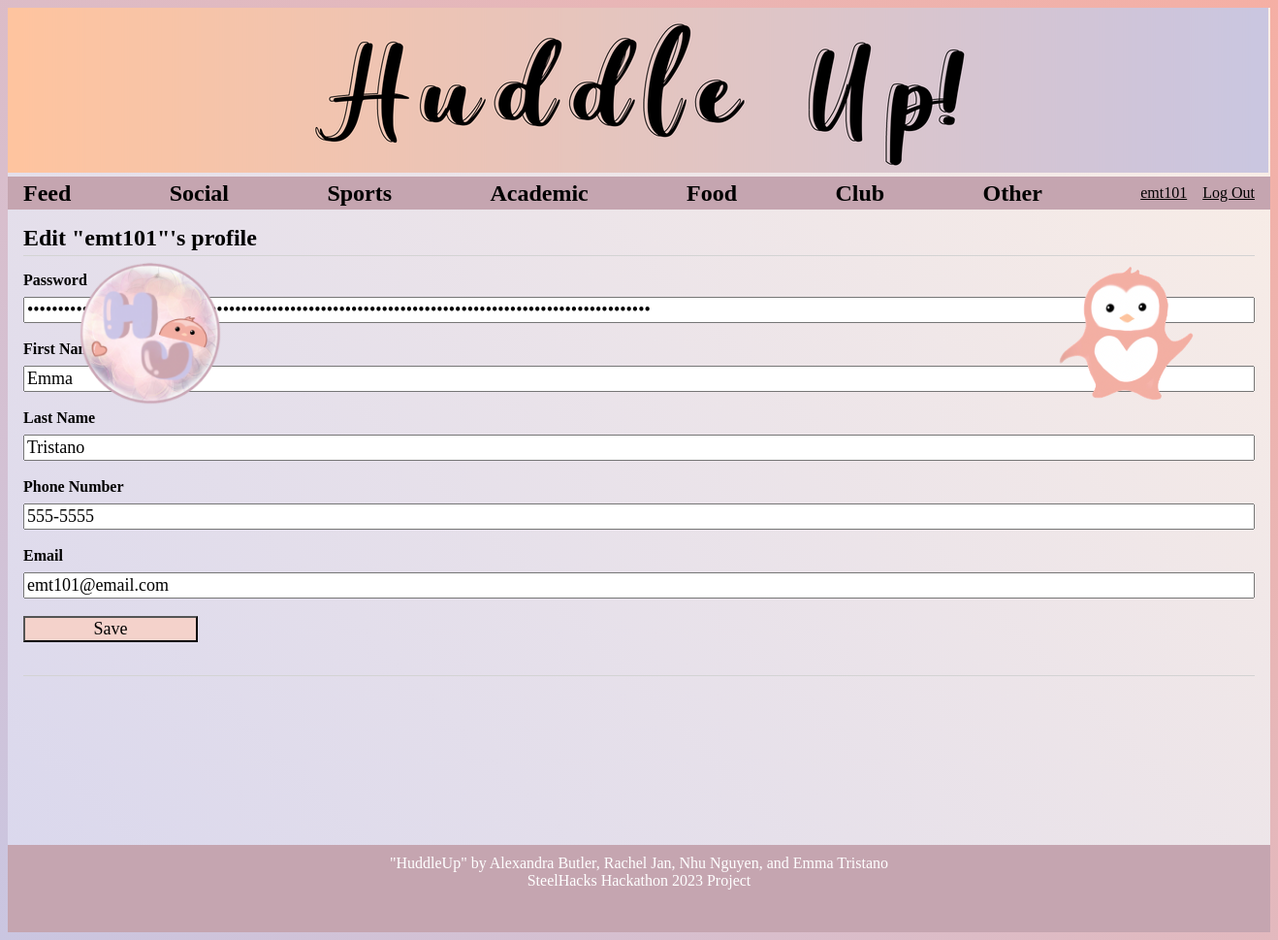
Before: /3/p_update (signed in) with the older database file.
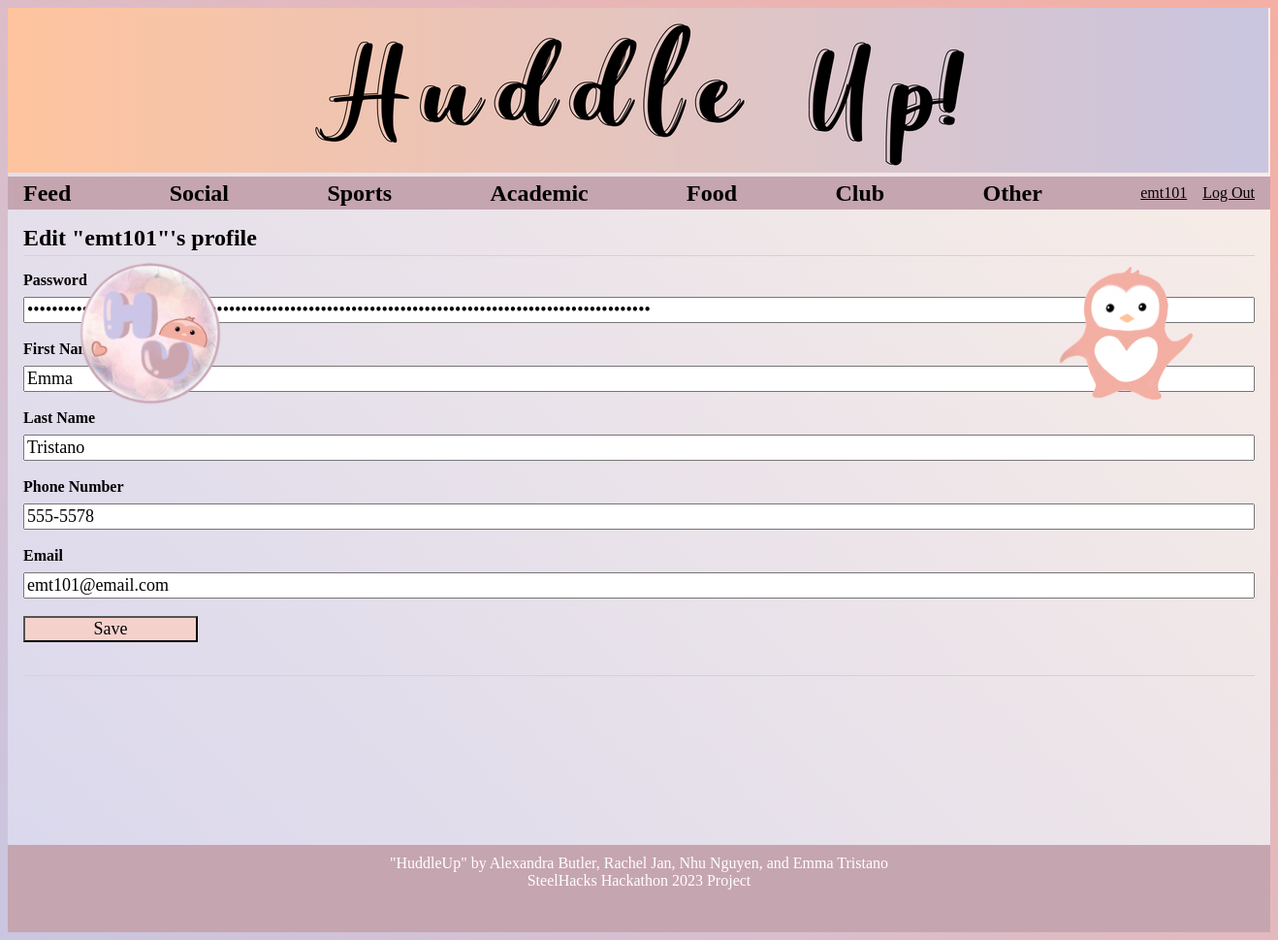
After: the same page with the newer database file.
### tables this page shows
CREATE TABLE user (
  id INTEGER PRIMARY KEY AUTOINCREMENT,
  username TEXT UNIQUE NOT NULL,
  password TEXT NOT NULL,
  first_name TEXT NOT NULL,
  last_name TEXT NOT NULL,
  phone_num TEXT NOT NULL,
  email TEXT NOT NULL
);

### flaskr/blog.py (the view, shortened to what this page needs)
@bp.route('/<int:id>/p_update', methods=('GET', 'POST'))
@login_required
def p_update(id, check_author=True):
    user = get_user(id)
    if check_author and user['id'] != g.user['id']:
        abort(403)
    return render_template('blog/p_update.html', user=user)

### flaskr/auth.py (called while the page is built)
@bp.before_app_request
def load_logged_in_user():
    user_id = session.get('user_id')
    if user_id is None:
        g.user = None
    else:
        g.user = get_db().execute(
            'SELECT * FROM user WHERE id = ?', (user_id,)
        ).fetchone()

def login_required(view):
    @functools.wraps(view)
    def wrapped_view(**kwargs):
        if g.user is None:
            return redirect(url_for('auth.login'))
        return view(**kwargs)
    return wrapped_view

### flaskr/blog.py (called while the page is built)
def get_user(id):
    user = get_db().execute(
        'SELECT u.id, username, password, first_name, last_name, phone_num, email'
        ' FROM user u'
        ' WHERE u.id = ?',
        (id,)
    ).fetchone()
    if user is None:
        return 'none'
    return user

### flaskr/db.py (called while the page is built)
def get_db():
    if 'db' not in g:
        g.db = sqlite3.connect(
            current_app.config['DATABASE'],
            detect_types=sqlite3.PARSE_DECLTYPES
        )
        g.db.row_factory = sqlite3.Row
    return g.db

### flaskr/templates/blog/p_update.html
{% extends 'base.html' %}
{% block header %}
<h1>{% block title %}Edit "{{ user['username'] }}"'s profile{% endblock %}</h1>
{% endblock %}
{% block content %}
<form method="post">
    <label for="password">Password</label>
    <input type="password" name="password" id="password" value="{{ request.form['password'] or user['password'] }}"
        required>
    <label for="first_name">First Name</label>
    <input name="first_name" id="first_name" value="{{ request.form['first_name'] or user['first_name'] }}" required>
    <label for="last_name">Last Name</label>
    <input type="last_name" name="last_name" id="last_name" value="{{ request.form['last_name'] or user['last_name'] }}"
        required>
    <label for="phone_num">Phone Number</label>
    <input type="phone_num" name="phone_num" id="phone_num" value="{{ request.form['phone_num'] or user['phone_num'] }}"
        required>
    <label for="email">Email</label>
    <input name="email" name="email" id="email" value="{{ request.form['email'] or user['email'] }}" required>
    <input type="submit" value="Save">
</form>
<hr>
{% endblock %}

### flaskr/templates/base.html (shortened to what this page needs)
<!doctype html>
<html lang='en'>
<link rel="stylesheet" href="{{ url_for('static', filename='style.css') }}">
<body>
    <div class="banner"><img src="../static/home2.png" alt="home image"></div>
    <img src="../static/penguin.png" alt="penguin image" width="150" height="150"
        style="float:right;position:absolute;text-align:right;bottom:550px;right:80px;"></div>
    <img src="../static/icon.png" alt="icon" width="150" height="150"
        style="float:left;position:absolute;text-align:left;bottom:550px;left:80px;"></div>
</body>
<nav>
    <h1><a href="/">Feed</a></h1>
    <h1><a href="{{ url_for('blog.filter_post', filter_name='#Social') }}">Social</a></h1>
    <h1><a href="{{ url_for('blog.filter_post', filter_name='#Sports') }}">Sports</a></h1>
    <h1><a href="{{ url_for('blog.filter_post', filter_name='#Academic') }}">Academic</a></h1>
    <h1><a href="{{ url_for('blog.filter_post', filter_name='#Food') }}">Food</a></h1>
    <h1><a href="{{ url_for('blog.filter_post', filter_name='#Club') }}">Club</a></h1>
    <h1><a href="{{ url_for('blog.filter_post', filter_name='#Other') }}">Other</a></h1>
    <ul>
        {% if g.user %}
        <li><a href="{{ url_for('blog.profile', id=g.user['id']) }}">{{ g.user['username'] }}</a>
        <li><a href="{{ url_for('auth.logout') }}">Log Out</a>
            {% else %}
        <li><a href="{{ url_for('auth.register') }}">Register</a>
        <li><a href="{{ url_for('auth.login') }}">Log In</a>
            {% endif %}
    </ul>
</nav>
<section class="content">
    <header>
        {% block header %}{% endblock %}
    </header>
    {% block content %}{% endblock %}
</section>
<div>
    <footer id="footer">
        <p>"HuddleUp" by Alexandra Butler, Rachel Jan, Nhu Nguyen, and Emma Tristano</p>
        <p>SteelHacks Hackathon 2023 Project</p>
    </footer>
</div>
</html>

Changed rows visible on the page:
changed user "emt101": phone_num "555-5555" → "555-5578"
